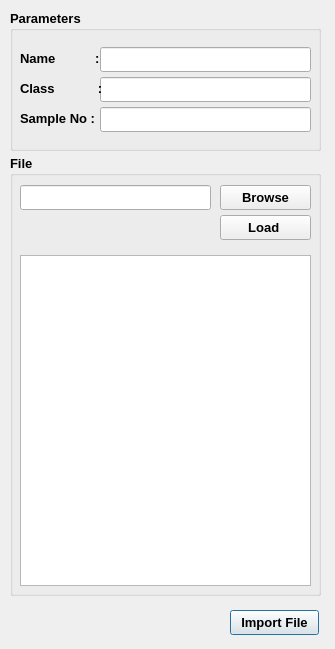
<?xml version="1.0" encoding="UTF-8"?>
<ui version="4.0">
 <class>CustomSpectraDialogBase</class>
 <widget class="QDialog" name="CustomSpectraDialogBase">
  <property name="geometry">
   <rect>
    <x>0</x>
    <y>0</y>
    <width>335</width>
    <height>649</height>
   </rect>
  </property>
  <property name="sizePolicy">
   <sizepolicy hsizetype="Fixed" vsizetype="Fixed">
    <horstretch>0</horstretch>
    <verstretch>0</verstretch>
   </sizepolicy>
  </property>
  <property name="font">
   <font>
    <pointsize>10</pointsize>
   </font>
  </property>
  <property name="windowTitle">
   <string>Import Custom Spectra File</string>
  </property>
  <property name="windowIcon">
   <iconset>
    <normaloff>icons/icon_sr.png</normaloff>icons/icon_sr.png</iconset>
  </property>
  <widget class="QDialogButtonBox" name="button_box">
   <property name="enabled">
    <bool>true</bool>
   </property>
   <property name="geometry">
    <rect>
     <x>140</x>
     <y>605</y>
     <width>181</width>
     <height>32</height>
    </rect>
   </property>
   <property name="orientation">
    <enum>Qt::Horizontal</enum>
   </property>
   <property name="standardButtons">
    <set>QDialogButtonBox::NoButton</set>
   </property>
  </widget>
  <widget class="QPushButton" name="pushButtonImport">
   <property name="geometry">
    <rect>
     <x>230</x>
     <y>610</y>
     <width>89</width>
     <height>25</height>
    </rect>
   </property>
   <property name="font">
    <font>
     <pointsize>10</pointsize>
     <weight>75</weight>
     <bold>true</bold>
    </font>
   </property>
   <property name="text">
    <string>Import File</string>
   </property>
  </widget>
  <widget class="QGroupBox" name="groupBoxSpectraParameters">
   <property name="geometry">
    <rect>
     <x>10</x>
     <y>10</y>
     <width>311</width>
     <height>141</height>
    </rect>
   </property>
   <property name="font">
    <font>
     <pointsize>10</pointsize>
     <weight>75</weight>
     <bold>true</bold>
    </font>
   </property>
   <property name="title">
    <string>Parameters</string>
   </property>
   <widget class="QLineEdit" name="lineEditSpectraName">
    <property name="geometry">
     <rect>
      <x>90</x>
      <y>37</y>
      <width>211</width>
      <height>25</height>
     </rect>
    </property>
    <property name="font">
     <font>
      <pointsize>10</pointsize>
      <weight>50</weight>
      <bold>false</bold>
     </font>
    </property>
   </widget>
   <widget class="QLabel" name="labelSpectraName">
    <property name="geometry">
     <rect>
      <x>10</x>
      <y>40</y>
      <width>81</width>
      <height>17</height>
     </rect>
    </property>
    <property name="text">
     <string>Name           :</string>
    </property>
   </widget>
   <widget class="QLineEdit" name="lineEditSpectraClass">
    <property name="geometry">
     <rect>
      <x>90</x>
      <y>67</y>
      <width>211</width>
      <height>25</height>
     </rect>
    </property>
    <property name="font">
     <font>
      <pointsize>10</pointsize>
      <weight>50</weight>
      <bold>false</bold>
     </font>
    </property>
   </widget>
   <widget class="QLabel" name="labelSpectraClass">
    <property name="geometry">
     <rect>
      <x>10</x>
      <y>70</y>
      <width>81</width>
      <height>17</height>
     </rect>
    </property>
    <property name="text">
     <string>Class            :</string>
    </property>
   </widget>
   <widget class="QLabel" name="labelSampleNo">
    <property name="geometry">
     <rect>
      <x>10</x>
      <y>100</y>
      <width>91</width>
      <height>17</height>
     </rect>
    </property>
    <property name="text">
     <string>Sample No :</string>
    </property>
   </widget>
   <widget class="QLineEdit" name="lineEditSampleNo">
    <property name="geometry">
     <rect>
      <x>90</x>
      <y>97</y>
      <width>211</width>
      <height>25</height>
     </rect>
    </property>
    <property name="font">
     <font>
      <pointsize>10</pointsize>
      <weight>50</weight>
      <bold>false</bold>
     </font>
    </property>
   </widget>
  </widget>
  <widget class="QGroupBox" name="groupBox">
   <property name="geometry">
    <rect>
     <x>10</x>
     <y>155</y>
     <width>311</width>
     <height>441</height>
    </rect>
   </property>
   <property name="font">
    <font>
     <pointsize>10</pointsize>
     <weight>75</weight>
     <bold>true</bold>
    </font>
   </property>
   <property name="title">
    <string>File</string>
   </property>
   <widget class="QLineEdit" name="lineEditCustomFile">
    <property name="geometry">
     <rect>
      <x>10</x>
      <y>30</y>
      <width>191</width>
      <height>25</height>
     </rect>
    </property>
    <property name="font">
     <font>
      <pointsize>10</pointsize>
      <weight>50</weight>
      <bold>false</bold>
     </font>
    </property>
   </widget>
   <widget class="QPushButton" name="pushButtonBrowseFile">
    <property name="geometry">
     <rect>
      <x>210</x>
      <y>30</y>
      <width>91</width>
      <height>25</height>
     </rect>
    </property>
    <property name="font">
     <font>
      <pointsize>10</pointsize>
      <weight>75</weight>
      <bold>true</bold>
     </font>
    </property>
    <property name="text">
     <string>Browse</string>
    </property>
   </widget>
   <widget class="QPushButton" name="pushButtonLoadCustomFile">
    <property name="geometry">
     <rect>
      <x>210</x>
      <y>60</y>
      <width>91</width>
      <height>25</height>
     </rect>
    </property>
    <property name="font">
     <font>
      <pointsize>10</pointsize>
      <weight>75</weight>
      <bold>true</bold>
     </font>
    </property>
    <property name="text">
     <string>Load </string>
    </property>
   </widget>
   <widget class="QTableWidget" name="tableWidgetCustom">
    <property name="geometry">
     <rect>
      <x>10</x>
      <y>100</y>
      <width>291</width>
      <height>331</height>
     </rect>
    </property>
   </widget>
  </widget>
  <zorder>groupBox</zorder>
  <zorder>button_box</zorder>
  <zorder>pushButtonImport</zorder>
  <zorder>groupBoxSpectraParameters</zorder>
 </widget>
 <resources/>
 <connections>
  <connection>
   <sender>button_box</sender>
   <signal>accepted()</signal>
   <receiver>CustomSpectraDialogBase</receiver>
   <slot>accept()</slot>
   <hints>
    <hint type="sourcelabel">
     <x>20</x>
     <y>20</y>
    </hint>
    <hint type="destinationlabel">
     <x>20</x>
     <y>20</y>
    </hint>
   </hints>
  </connection>
  <connection>
   <sender>button_box</sender>
   <signal>rejected()</signal>
   <receiver>CustomSpectraDialogBase</receiver>
   <slot>reject()</slot>
   <hints>
    <hint type="sourcelabel">
     <x>20</x>
     <y>20</y>
    </hint>
    <hint type="destinationlabel">
     <x>20</x>
     <y>20</y>
    </hint>
   </hints>
  </connection>
 </connections>
</ui>
